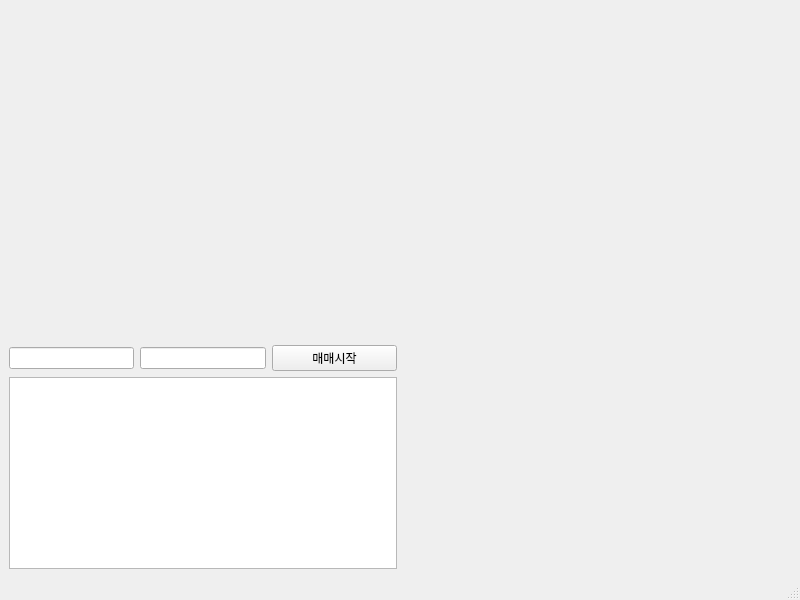
<?xml version="1.0" encoding="UTF-8"?>
<ui version="4.0">
 <class>MainWindow</class>
 <widget class="QMainWindow" name="MainWindow">
  <property name="geometry">
   <rect>
    <x>0</x>
    <y>0</y>
    <width>800</width>
    <height>600</height>
   </rect>
  </property>
  <property name="windowTitle">
   <string>MainWindow</string>
  </property>
  <widget class="QWidget" name="centralwidget">
   <layout class="QHBoxLayout" name="horizontalLayout">
    <item>
     <layout class="QVBoxLayout" name="verticalLayout">
      <item>
       <widget class="OverviewWidget" name="widget_3" native="true"/>
      </item>
      <item>
       <widget class="ChartWidget" name="widget_2" native="true"/>
      </item>
      <item>
       <layout class="QHBoxLayout" name="horizontalLayout_3">
        <item>
         <widget class="QLineEdit" name="apiKey">
          <property name="sizePolicy">
           <sizepolicy hsizetype="Preferred" vsizetype="Fixed">
            <horstretch>0</horstretch>
            <verstretch>0</verstretch>
           </sizepolicy>
          </property>
          <property name="maximumSize">
           <size>
            <width>16777215</width>
            <height>16777215</height>
           </size>
          </property>
          <property name="echoMode">
           <enum>QLineEdit::Password</enum>
          </property>
         </widget>
        </item>
        <item>
         <widget class="QLineEdit" name="secKey">
          <property name="sizePolicy">
           <sizepolicy hsizetype="Preferred" vsizetype="Fixed">
            <horstretch>0</horstretch>
            <verstretch>0</verstretch>
           </sizepolicy>
          </property>
          <property name="echoMode">
           <enum>QLineEdit::Password</enum>
          </property>
         </widget>
        </item>
        <item>
         <widget class="QPushButton" name="pushButton">
          <property name="text">
           <string>매매시작</string>
          </property>
         </widget>
        </item>
       </layout>
      </item>
      <item>
       <widget class="QTextEdit" name="textEdit">
        <property name="sizePolicy">
         <sizepolicy hsizetype="Preferred" vsizetype="Preferred">
          <horstretch>0</horstretch>
          <verstretch>0</verstretch>
         </sizepolicy>
        </property>
        <property name="minimumSize">
         <size>
          <width>120</width>
          <height>150</height>
         </size>
        </property>
        <property name="maximumSize">
         <size>
          <width>425</width>
          <height>300</height>
         </size>
        </property>
       </widget>
      </item>
     </layout>
    </item>
    <item>
     <widget class="OrderBookWidget" name="widget" native="true"/>
    </item>
   </layout>
  </widget>
  <widget class="QMenuBar" name="menubar">
   <property name="geometry">
    <rect>
     <x>0</x>
     <y>0</y>
     <width>800</width>
     <height>22</height>
    </rect>
   </property>
  </widget>
  <widget class="QStatusBar" name="statusbar"/>
 </widget>
 <customwidgets>
  <customwidget>
   <class>OrderBookWidget</class>
   <extends>QWidget</extends>
   <header>orderbook</header>
   <container>1</container>
  </customwidget>
  <customwidget>
   <class>OverviewWidget</class>
   <extends>QWidget</extends>
   <header>overview</header>
   <container>1</container>
  </customwidget>
  <customwidget>
   <class>ChartWidget</class>
   <extends>QWidget</extends>
   <header>chart</header>
   <container>1</container>
  </customwidget>
 </customwidgets>
 <resources/>
 <connections/>
</ui>
